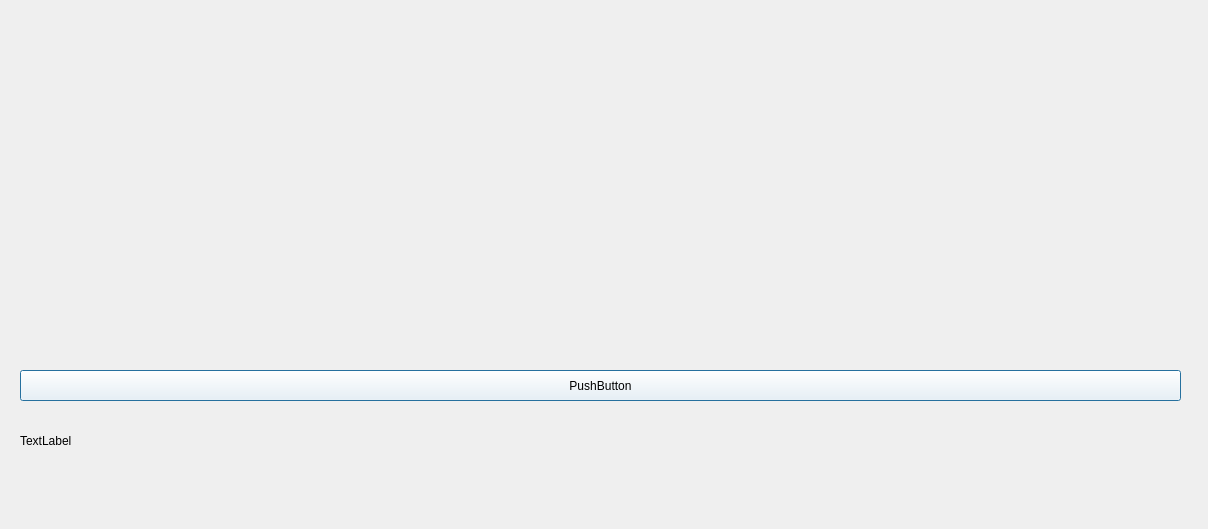
<?xml version="1.0" encoding="UTF-8"?>
<ui version="4.0">
 <class>Dialog</class>
 <widget class="QDialog" name="Dialog">
  <property name="geometry">
   <rect>
    <x>0</x>
    <y>0</y>
    <width>1208</width>
    <height>529</height>
   </rect>
  </property>
  <property name="windowTitle">
   <string>Dialog</string>
  </property>
  <widget class="QPushButton" name="pushButton">
   <property name="geometry">
    <rect>
     <x>20</x>
     <y>370</y>
     <width>1161</width>
     <height>31</height>
    </rect>
   </property>
   <property name="styleSheet">
    <string notr="true">background : rgb(255, 255, 255)</string>
   </property>
   <property name="text">
    <string>PushButton</string>
   </property>
  </widget>
  <widget class="QLabel" name="label">
   <property name="geometry">
    <rect>
     <x>20</x>
     <y>430</y>
     <width>1161</width>
     <height>21</height>
    </rect>
   </property>
   <property name="text">
    <string>TextLabel</string>
   </property>
  </widget>
 </widget>
 <resources/>
 <connections/>
</ui>
